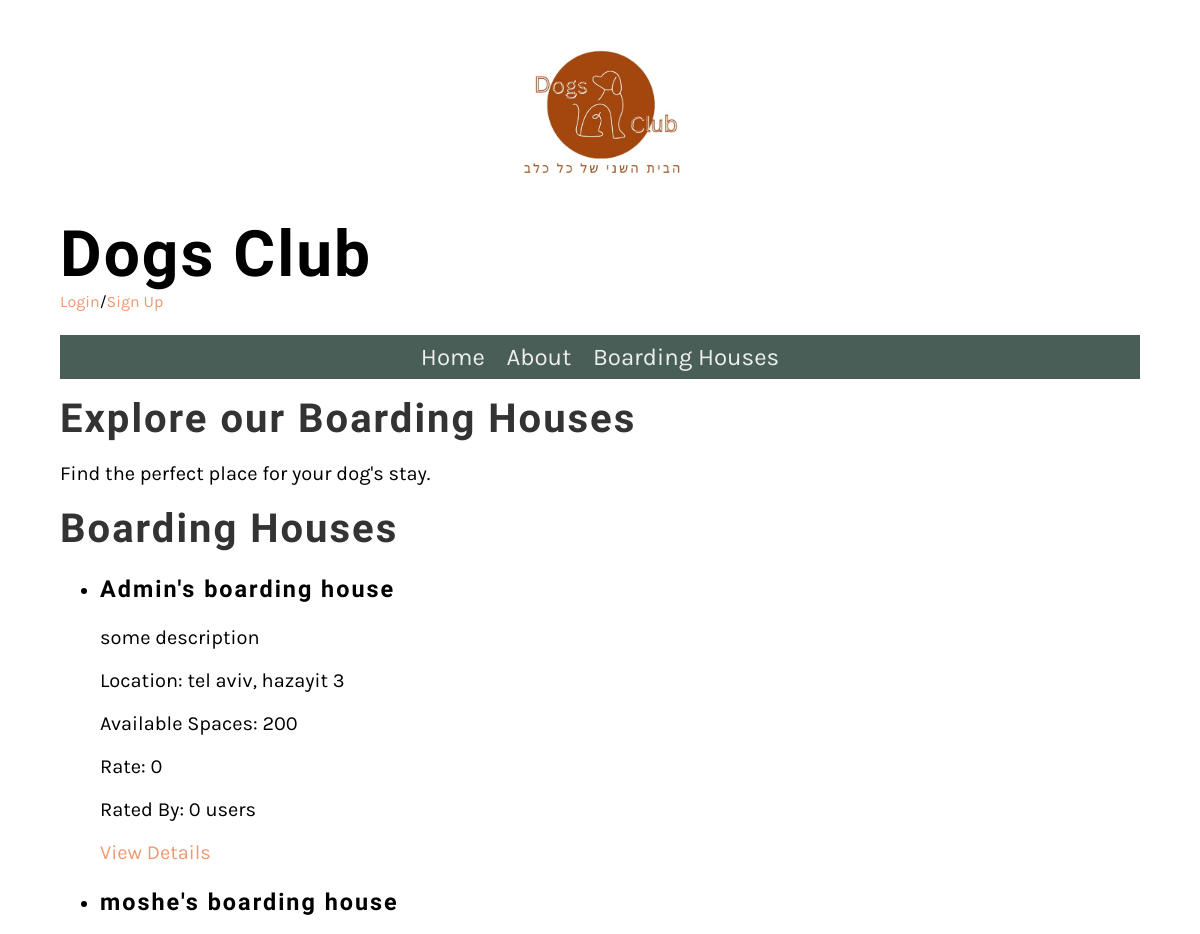
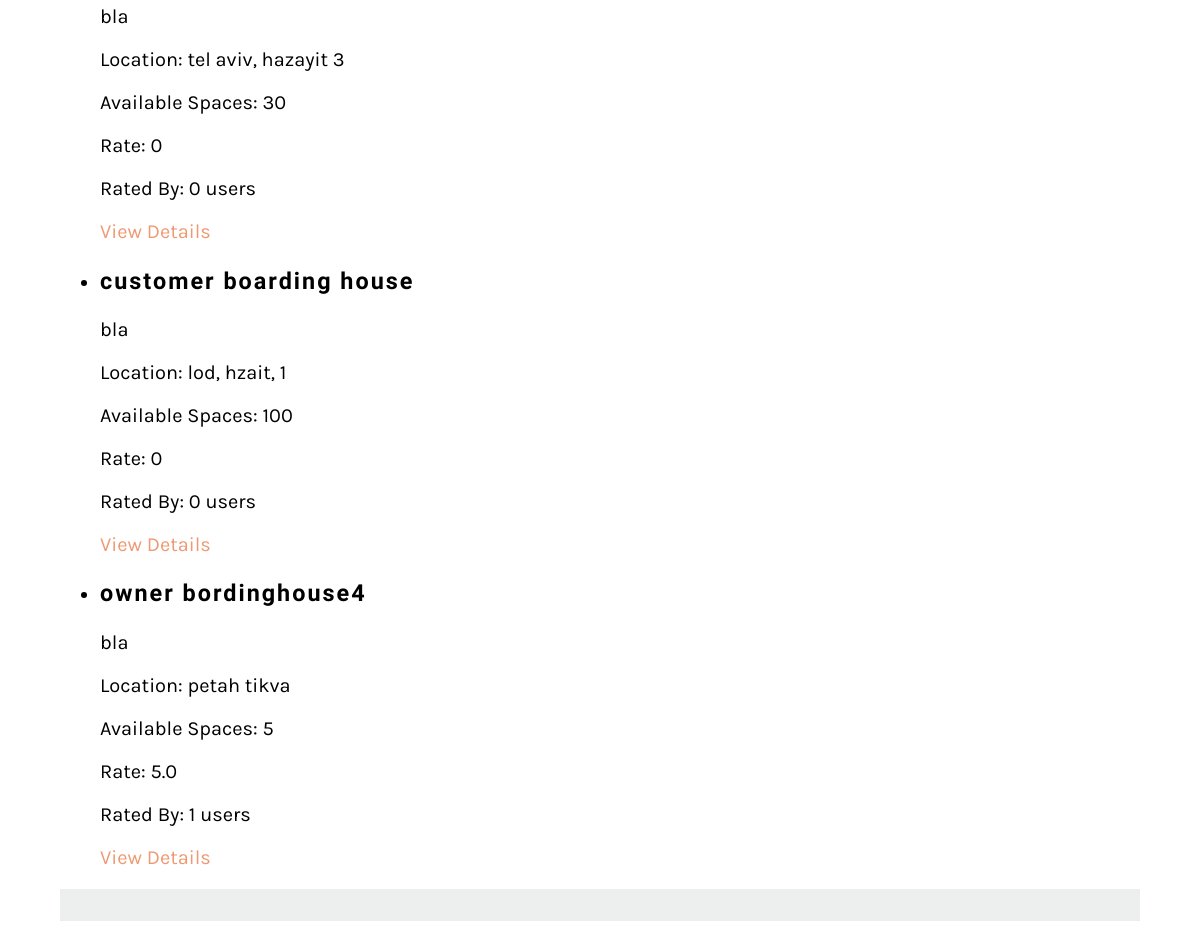
The app's page /Website/boardinghouses/, older data (2 pictures, top to bottom).
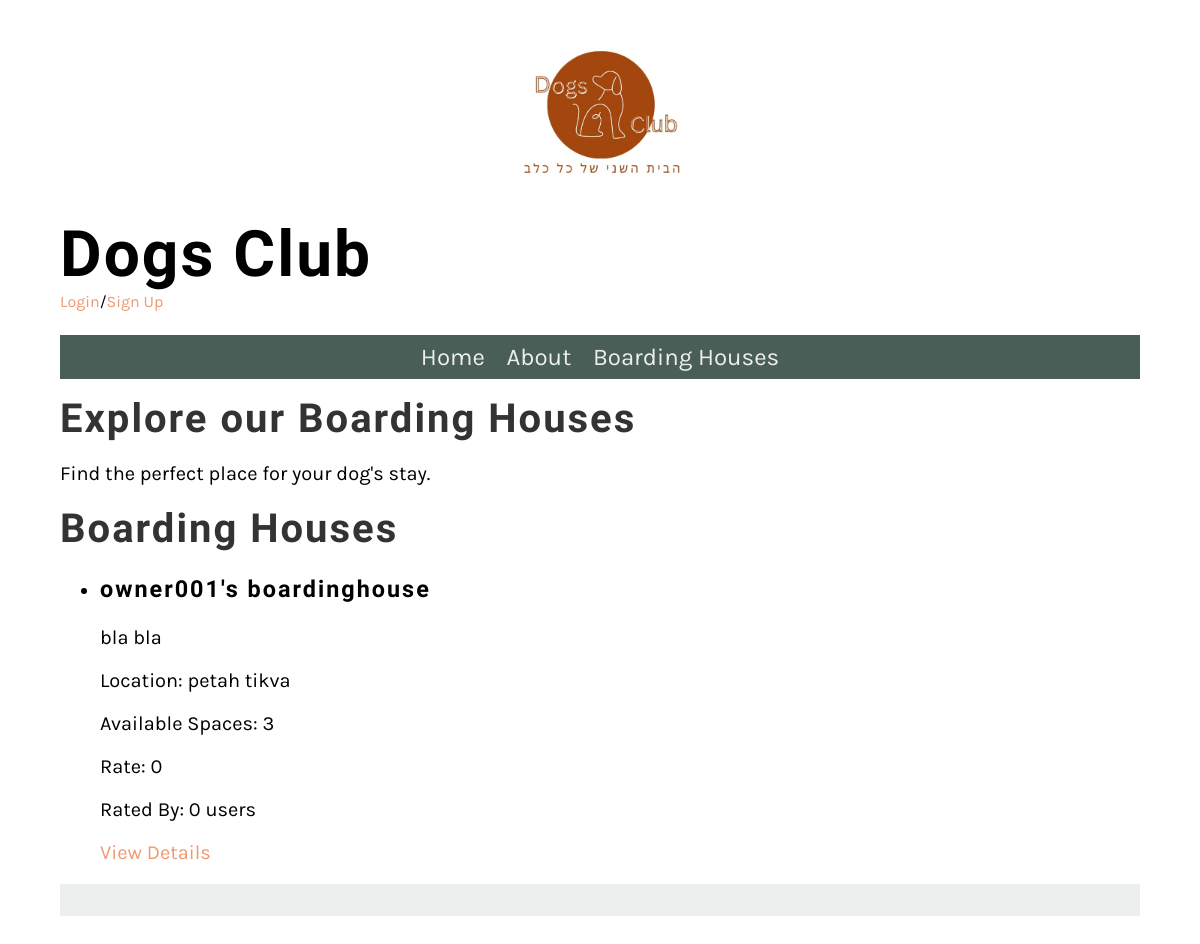
The same page, newer data.
### Website/models.py (models this page shows)
class BoardingHouse(models.Model):
    user = models.ForeignKey(User, on_delete=models.CASCADE)
    name = models.CharField(max_length=255)
    description = models.TextField()
    location = models.CharField(max_length=255)
    contact_details = models.CharField(max_length=255)
    available_spaces = models.PositiveIntegerField()
    def __str__(self):
        return self.name

### Website/views.py (the view)
# urls.py: path('boardinghouses/', BoardinghouseListView.as_view(), name='boardinghouse_list'),
class BoardinghouseListView(View):
    def get(self, request, *args, **kwargs):
        boardinghouses = BoardingHouse.objects.all()
        boardinghouses_and_avarege_reates = {}
        for boardinghouse in boardinghouses:
            reviews = Review.objects.filter(boarding_house=boardinghouse)
            amount_of_reviews = len(reviews)
            if reviews:
                average_rating = sum([review.rating for review in reviews]) / len(reviews)
            else:
                average_rating = 0
            boardinghouses_and_avarege_reates[boardinghouse] = (average_rating, amount_of_reviews)
        print(boardinghouses_and_avarege_reates)
        return render(request, 'boardinghouse_list.html', {'boardinghouses_and_rates': boardinghouses_and_avarege_reates})

### Website/templates/boardinghouse_list.html (shortened to what this page needs)
{% extends 'base.html' %}
{% block content %}
        <h2>Explore our Boarding Houses</h2>
        <p>Find the perfect place for your dog's stay.</p>
        <h2>Boarding Houses</h2>
        <ul>
            {% for boardinghouse, rate_info in boardinghouses_and_rates.items %}
                <li>
                    <h3>{{ boardinghouse.name }}</h3>
                    <p>{{ boardinghouse.description }}</p>
                    <p>Location: {{ boardinghouse.location }}</p>
                    <p>Available Spaces: {{ boardinghouse.available_spaces }}</p>
                    <p>Rate: {{ rate_info.0 }}</p>
                    <p>Rated By: {{ rate_info.1 }} users</p>
                    <a href="{% url 'boardinghouse_detail' boardinghouse.id %}">View Details</a>
                </li>
            {% endfor %}
        </ul>
{% endblock %}

Row changes from the older to the newer data that the page shows:
removed BoardingHouse: name "Admin's boarding house", description "some description", location "tel aviv, hazayit 3", available_spaces "200", rate_info "0"
removed BoardingHouse: name "moshe's boarding house", description "bla", location "tel aviv, hazayit 3", available_spaces "30", rate_info "0"
removed BoardingHouse: name "customer boarding house", description "bla", location "lod, hzait, 1", available_spaces "100", rate_info "0"
removed BoardingHouse: name "owner bordinghouse4", description "bla", location "petah tikva", available_spaces "5", rate_info "5.0", rate_info "1"
added BoardingHouse: name "owner001's boardinghouse", description "bla bla", location "petah tikva", available_spaces "3", rate_info "0"
